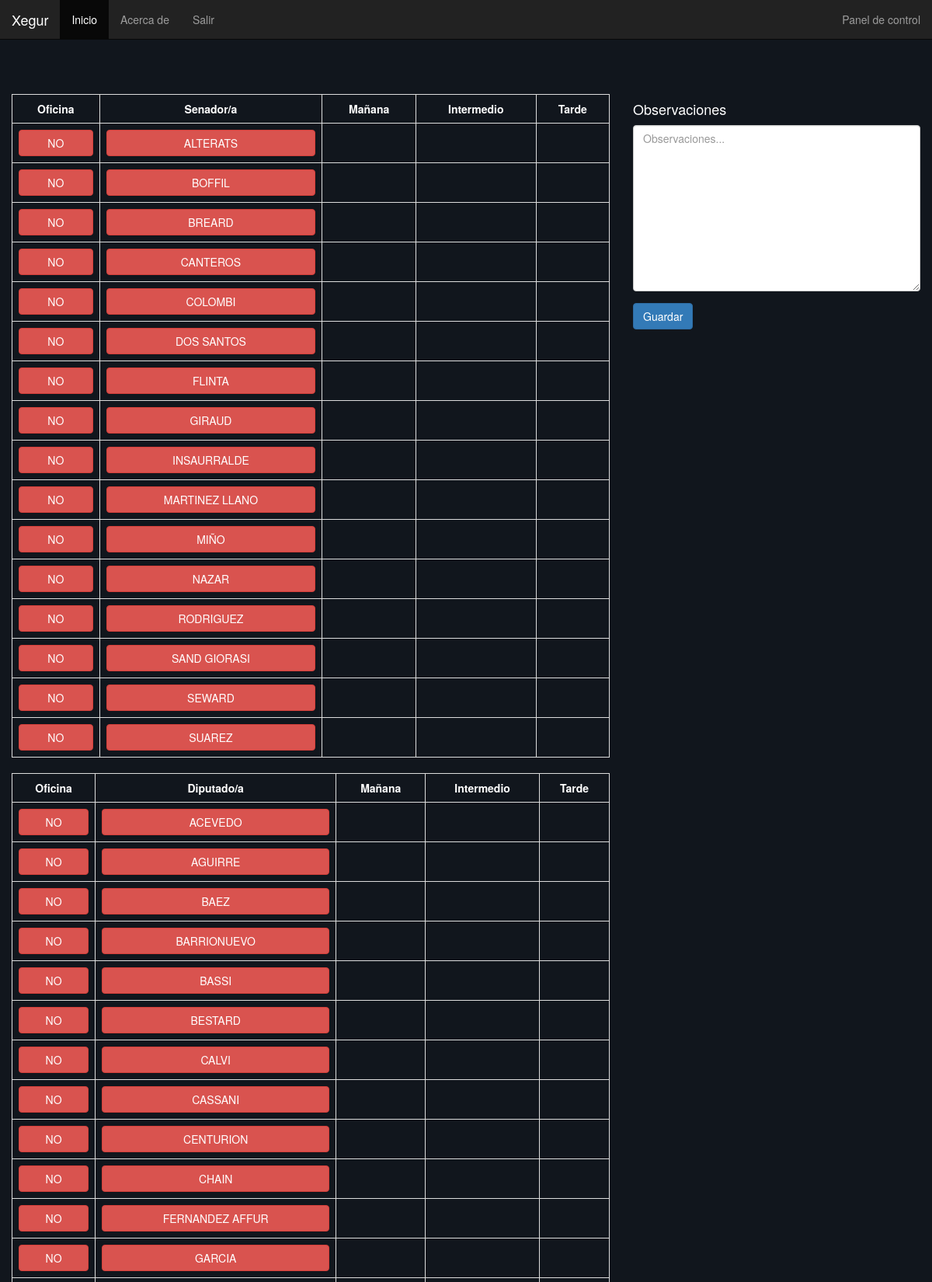
/control (signed in, upper part), run on the app's committed database.
### tables this page shows
CREATE TABLE `usuarios` (
  `id_usuario` int(133) NOT NULL,
  `oficina` varchar(255) NOT NULL,
  `vehiculo` varchar(255) NOT NULL,
  `legislador` varchar(255) NOT NULL,
  `categoria` varchar(255) NOT NULL,
  `estado` varchar(255) NOT NULL,
  `manana` varchar(255) NOT NULL,
  `intermedio` varchar(255) NOT NULL,
  `tarde` varchar(255) NOT NULL,
  `fecha` date NOT NULL
);

CREATE TABLE `observaciones` (
  `id_observaciones` int(133) NOT NULL,
  `detalles` longtext NOT NULL,
  `fecha` date NOT NULL
);

### control.php (the view, shortened to what this page needs)
<?php
include('conexion.php');
?>
<!DOCTYPE html>
<html lang="es">
<head>
	<link rel="stylesheet" href="css/bootstrap.min.css">
	<link rel="stylesheet" href="css/style.css">
</head>
<body>
	<nav class="navbar navbar-inverse navbar-static-top" role="navigation">
                <div class="container-fluid">
                  <div class="navbar-header">
                    <a class="navbar-brand" href="./">Xegur</a>
                  </div>
                  <div class="collapse navbar-collapse" id="bs-example-navbar-collapse-1">
                    <ul class="nav navbar-nav">
                      <li class="active"><a href="../">Inicio <span class="sr-only">(current)</span></a></li>
                      <li><a href="post.php?id=145">Acerca de</a></li>
                      <li><a href="salir">Salir</a></li>
                    </ul>
                    <ul class="nav navbar-nav navbar-right">
                      <li><a href="/admin">Panel de control</a></li>
                    </ul>
                  </div>
                </div>
              </nav>
<div class="container-fluid top">
		<?php
$fecha = date('Y-m-d');
?>
<div class="row">
<div class="col-md-8">
	<table class="table table-bordered table-sm">
		<tr>
			<th class="text-center">Oficina</th>
			<th class="text-center">Senador/a</th>
			<th class="text-center">Mañana</th>
			<th class="text-center">Intermedio</th>
			<th class="text-center">Tarde</th>
		</tr>
		<?php $consulta = mysqli_query($conexion, "SELECT * FROM usuarios WHERE fecha = '$fecha' AND categoria = 'senador' order by legislador ASC");
		while($campo = mysqli_fetch_array($consulta)) { ?>
		<tr>
			<td id="<?php echo $campo['legislador']; ?>">
				<?php if($campo['oficina'] == 'SI') { ?>
				<a href="?oficina=<?php echo $campo['legislador']; ?>" class="btn btn-success btn-block"><?php echo $campo['oficina']; ?></a>
				<?php } elseif($campo['oficina'] == 'NO') { ?>
				<a href="?oficina=<?php echo $campo['legislador']; ?>" class="btn btn-danger btn-block"><?php echo $campo['oficina']; ?></a>
				<?php } ?>
			</td>
			<td>
				<?php if($campo['estado'] == 'PRESENTE') { ?>
				<a href="?legislador=<?php echo $campo['legislador']; ?>" class="btn btn-success btn-block"><?php echo $campo['legislador']; ?></a>
				<?php } elseif($campo['estado'] == 'AUSENTE') { ?>
				<a href="?legislador=<?php echo $campo['legislador']; ?>" class="btn btn-danger btn-block"><?php echo $campo['legislador']; ?></a>
				<?php } ?>
			</td>
			<td><?php echo $campo['manana']; ?></td>
			<td><?php echo $campo['intermedio']; ?></td>
			<td><?php echo $campo['tarde']; ?></td>
		</tr>
<?php 	} ?>
	</table>
	<table class="table table-bordered table-sm">
		<tr>
			<th class="text-center">Oficina</th>
			<th class="text-center">Diputado/a</th>
			<th class="text-center">Mañana</th>
			<th class="text-center">Intermedio</th>
			<th class="text-center">Tarde</th>
		</tr>
		<?php $consulta = mysqli_query($conexion, "SELECT * FROM usuarios WHERE fecha = '$fecha' AND categoria = 'diputado' order by legislador ASC");
		while($campo = mysqli_fetch_array($consulta)) { ?>
		<tr>
			<td id="<?php echo $campo['legislador']; ?>">
				<?php if($campo['oficina'] == 'SI') { ?>
				<a href="?oficina=<?php echo $campo['legislador']; ?>" class="btn btn-success btn-block"><?php echo $campo['oficina']; ?></a>
				<?php } elseif($campo['oficina'] == 'NO') { ?>
				<a href="?oficina=<?php echo $campo['legislador']; ?>" class="btn btn-danger btn-block"><?php echo $campo['oficina']; ?></a>
				<?php } ?>
			</td>
			<td>
				<?php if($campo['estado'] == 'PRESENTE') { ?>
				<a href="?legislador=<?php echo $campo['legislador']; ?>" class="btn btn-success btn-block"><?php echo $campo['legislador']; ?></a>
				<?php } elseif($campo['estado'] == 'AUSENTE') { ?>
				<a href="?legislador=<?php echo $campo['legislador']; ?>" class="btn btn-danger btn-block"><?php echo $campo['legislador']; ?></a>
				<?php } ?>
			</td>
			<td><?php echo $campo['manana']; ?></td>
			<td><?php echo $campo['intermedio']; ?></td>
			<td><?php echo $campo['tarde']; ?></td>
		</tr>
<?php 	} ?>
	</table>
	</div>
	<div class="col-md-4">
	<?php
	$fecha = date('Y-m-d');
	$observaciones = mysqli_query($conexion, "SELECT * FROM observaciones WHERE fecha = '$fecha'");
	while($campo = mysqli_fetch_array($observaciones)) {
		?>
	<h4>Observaciones</h4>
	<form method="post" action="<?php echo $_SERVER['PHP_SELF']; ?>">
		<div class="form-group"><textarea rows="10" class="form-control" name="detalles" placeholder="Observaciones..."><?php echo $campo['detalles']; ?></textarea></div>
		<div class="form-group"><input type="submit" name="submit" id="submit" value="Guardar" class="btn btn-primary"></div>
	</form>
		<?php }
		?>
		</div>
		</div>
		</div>
</body>
</html>

### css/style.css (style rules this page uses)
body { background: #11161d !important; color: white; }
.top { margin-top: 70px; }

### data on the page
usuarios: oficina "NO", legislador "ALTERATS"
usuarios: oficina "NO", legislador "BOFFIL"
usuarios: oficina "NO", legislador "BREARD"
usuarios: oficina "NO", legislador "CANTEROS"
usuarios: oficina "NO", legislador "COLOMBI"
usuarios: oficina "NO", legislador "DOS SANTOS"
usuarios: oficina "NO", legislador "FLINTA"
usuarios: oficina "NO", legislador "GIRAUD"
usuarios: oficina "NO", legislador "INSAURRALDE"
usuarios: oficina "NO", legislador "MARTINEZ LLANO"
usuarios: oficina "NO", legislador "MIÑO"
usuarios: oficina "NO", legislador "NAZAR"
usuarios: oficina "NO", legislador "RODRIGUEZ"
usuarios: oficina "NO", legislador "SAND GIORASI"
usuarios: oficina "NO", legislador "SEWARD"
usuarios: oficina "NO", legislador "SUAREZ"
usuarios: oficina "NO", legislador "ACEVEDO"
usuarios: oficina "NO", legislador "AGUIRRE"
usuarios: oficina "NO", legislador "BAEZ"
usuarios: oficina "NO", legislador "BARRIONUEVO"
usuarios: oficina "NO", legislador "BASSI"
usuarios: oficina "NO", legislador "BESTARD"
usuarios: oficina "NO", legislador "CALVI"
usuarios: oficina "NO", legislador "CASSANI"
usuarios: oficina "NO", legislador "CENTURION"
usuarios: oficina "NO", legislador "CHAIN"
usuarios: oficina "NO", legislador "FERNANDEZ AFFUR"
usuarios: oficina "NO", legislador "GARCIA"
